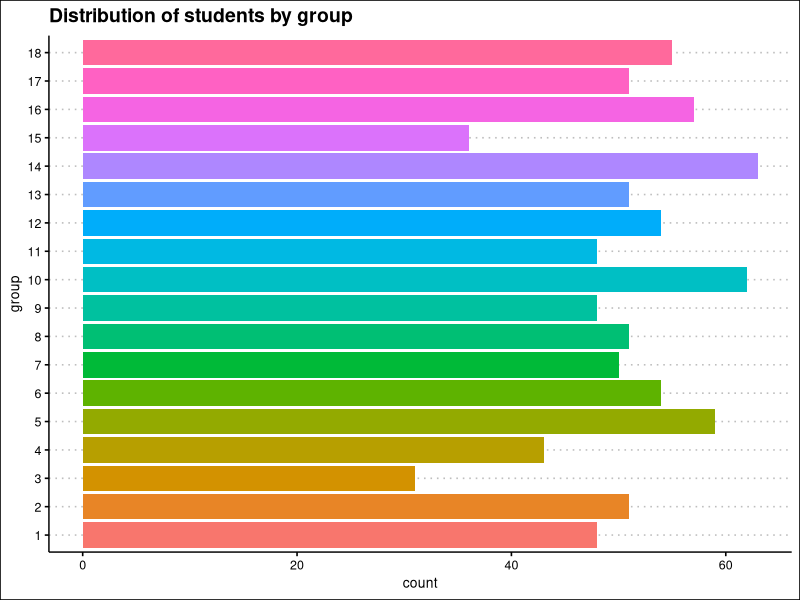
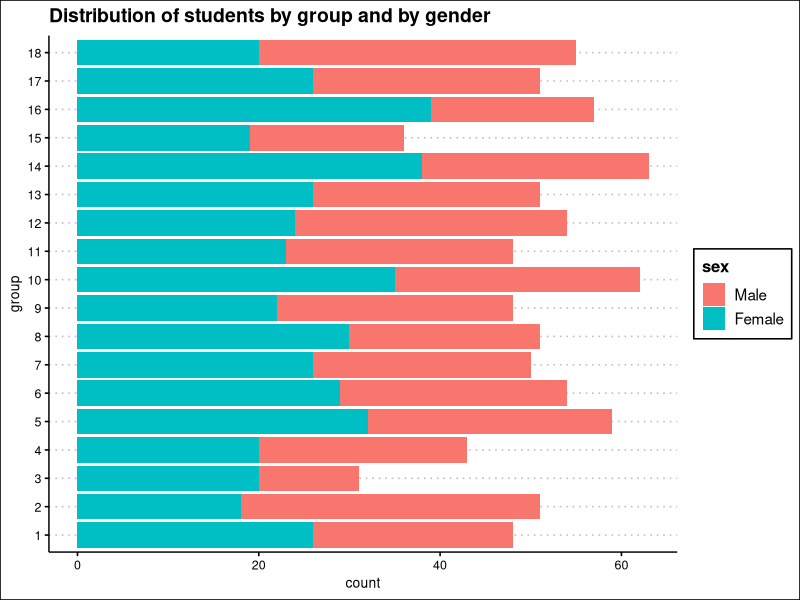
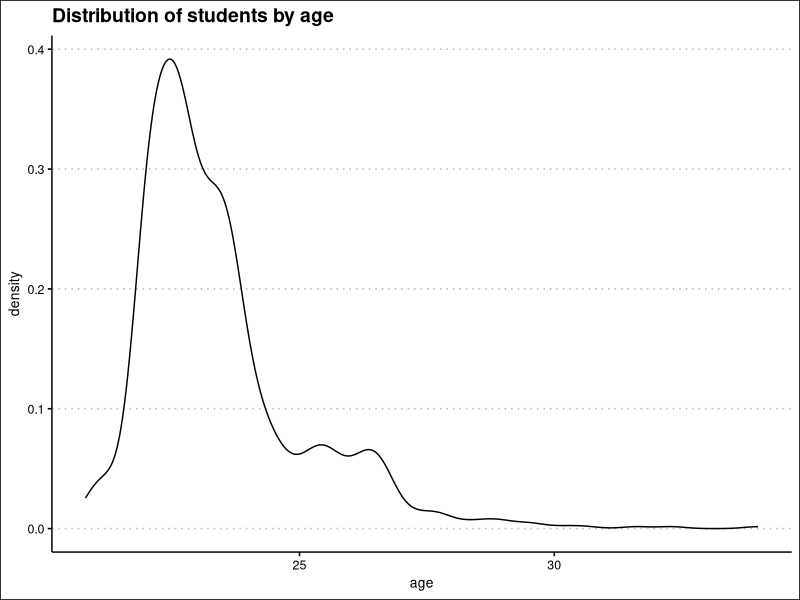
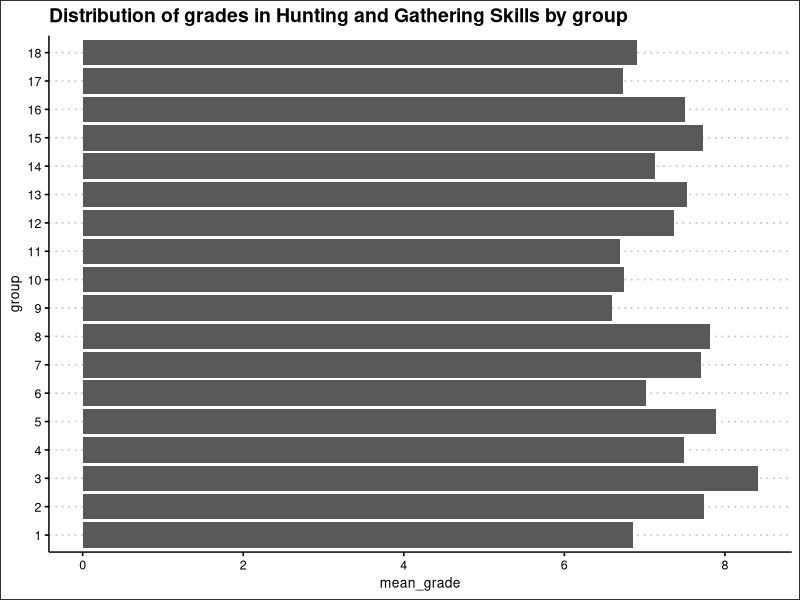
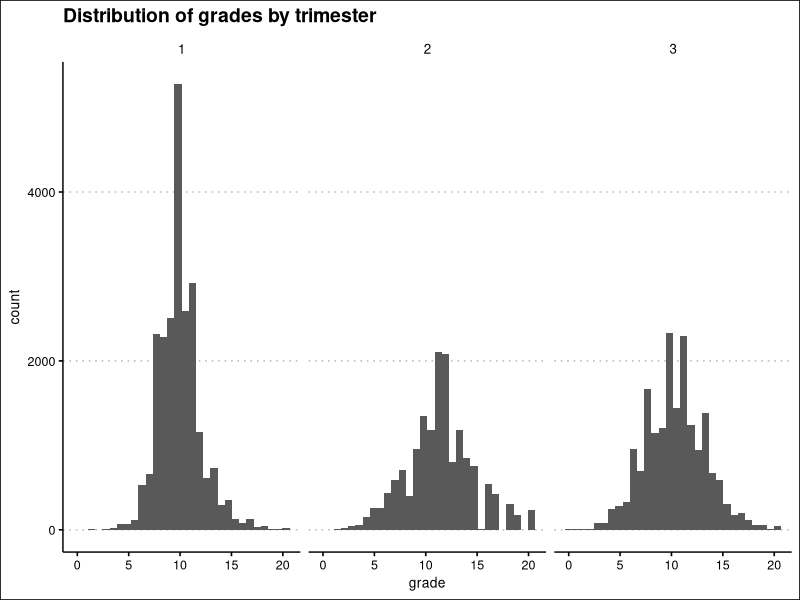
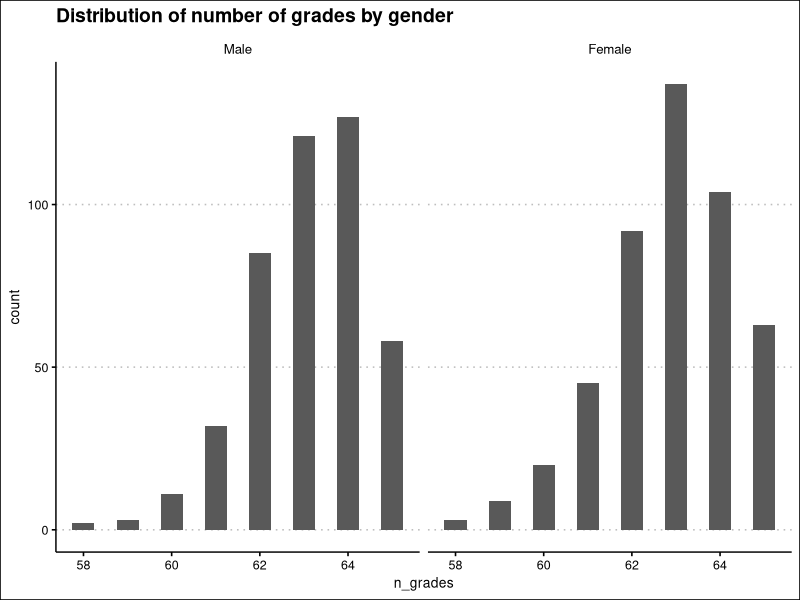

The R source for these figures, in order:
## ---- chunk 1
#| label: data loading
#| message: false
#| warning: false
  
library(readr)
courses <- read_csv("Database/courses.csv")


## ---- chunk 2
#| label: data display

library(knitr)
kable(courses)

## ---- chunk 3
#| label: Question 3
#| message: false
#| warning: false

library(tidyverse)
students <- read_csv("Database/students.csv")
spec(students)

students <-
  students |>
  mutate(sex = factor(sex, 
                      levels = c("M", "F"),
                      labels = c("Male", "Female")),
         group = factor(group),
         id = as.integer(id))

## ---- chunk 4
#| message: false
#| warning: false

grades <- read_delim("Database/grades.csv", 
    delim = ":", 
    na = "$")

## ---- chunk 5
#| message: false
#| warning: false
library(ggplot2)
library(ggthemes)

ggplot(students, aes(y = group))+
  geom_bar(aes(fill = group))+
  theme_clean()+
  labs(
    title = "Distribution of students by group"
  )+
  theme(legend.position = "none")

## ---- chunk 6
ggplot(students, aes(y = group))+
  geom_bar(aes(fill = sex))+
  theme_clean()+
  labs(
    title = "Distribution of students by group and by gender"
  )
## ---- chunk 7
library(lubridate)

students <-
  students |> 
  mutate(age = round(time_length(today() - birth_date, unit = "year"), 1))

ggplot(students, aes(x=age))+
  geom_density()+
  theme_clean()+
  labs(
    title = "Distribution of students by age"
  )

## ---- chunk 8

age_median <-
  students |> 
  summarise(age_median = median(age), .by = group) |>
  mutate(age_median = as.integer(age_median)) |> 
  arrange(group)

knitr::kable(age_median)

## ---- chunk 9

max_table <-
  students |> 
  slice_max(age, by = group) |> 
  select(!birth_date) |> 
  arrange(desc(age))

knitr::kable(max_table)

## ---- chunk 10

merged <- 
  students |>
  left_join(grades, by = "id") 

merged_Q11 <-
  merged |> 
  filter(course_id == 7) |> 
  summarise(mean_grade = mean(grade, na.rm = TRUE), .by = group )

ggplot(merged_Q11, aes(mean_grade, group))+
  geom_col()+
  theme_clean()+
  labs(
    title = "Distribution of grades in Hunting and Gathering Skills by group"
  )


## ---- chunk 11
merged_full <-
  merged |> 
  left_join(courses, by = "course_id") 

ggplot(merged_full, aes(x=grade))+
  geom_histogram( na.rm=TRUE, binwidth = 0.7)+
  facet_wrap(~trimester)+
  theme_clean()+
  labs(
    title = "Distribution of grades by trimester"
  )
  
## ---- chunk 12
grades_per_student <-
  merged_full |>
  reframe(
    n_grades = sum(!is.na(grade)),
    group = first(group),
    sex   = first(sex),
    .by = id
  ) |>
  select(id, group, sex, n_grades) |>
  arrange(id) 

grades_per_student_13 <-
  grades_per_student |> 
  slice_tail(n = 5) 

knitr::kable(grades_per_student_13)




## ---- chunk 13
ggplot(grades_per_student, aes(n_grades))+
  geom_histogram(binwidth = 0.5)+
  facet_wrap(~sex)+
  theme_clean()+
  labs(
    title = "Distribution of number of grades by gender"
  )
